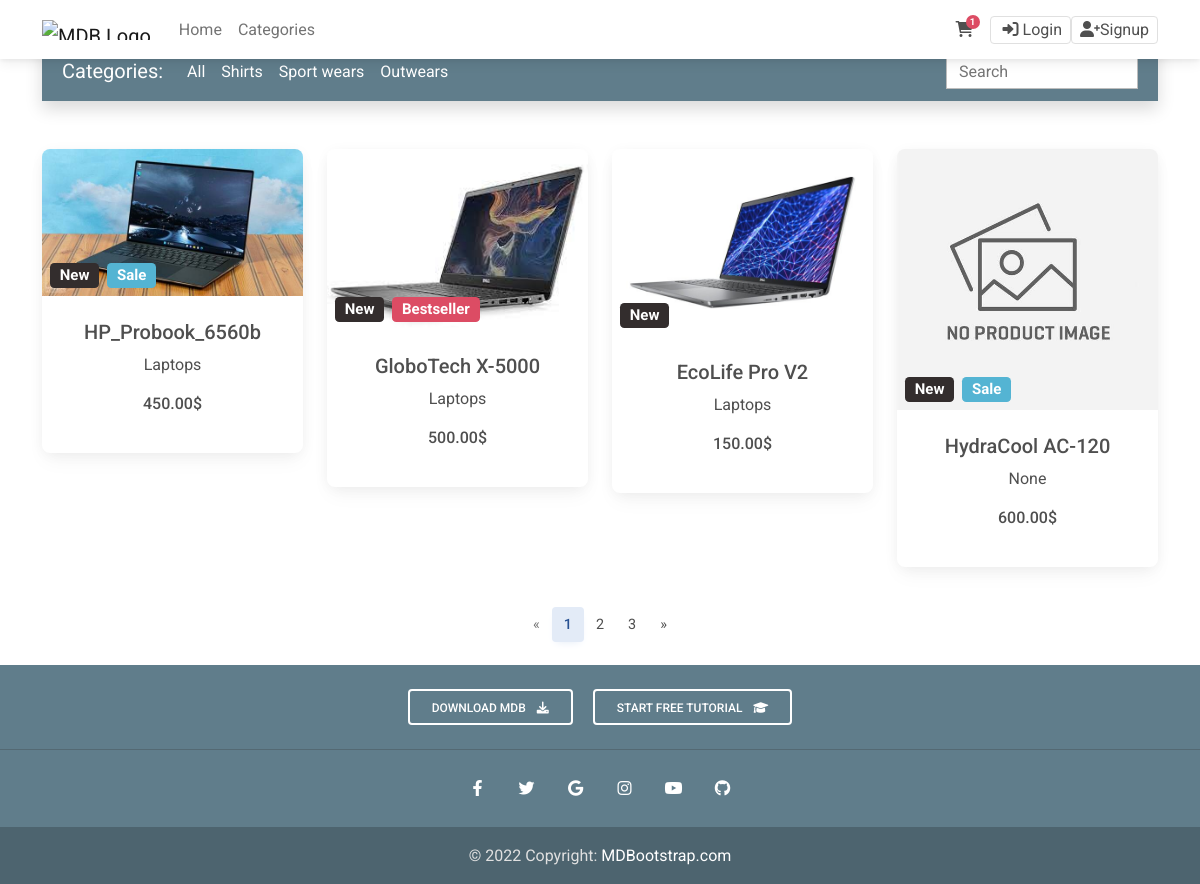
The page / on the database its author committed.
### product/models.py (models this page shows, shortened)
class Product(models.Model):
    prdName = models.CharField(max_length=100, verbose_name=trans("Product Name"))     # trans for translation
    prdCategory = models.ForeignKey('Category', on_delete=models.CASCADE, blank=True, null=True)    # 'category' to reference the model even if it is defined later
    prdBrand = models.ForeignKey('settings.Brand', on_delete=models.CASCADE, blank=True, null=True)
    prdDesc = models.TextField(verbose_name=trans("Product Description"))
    prdImage = models.ImageField(upload_to="product/", blank=True, null=True)
    prdPrice = models.DecimalField(max_digits=5, decimal_places=2, verbose_name=trans("Price"))  # How much it will buy
    prdPriceDiscount = models.DecimalField(max_digits=5, decimal_places=2, verbose_name=trans("Price Discount"))  # How much it will sale
    prdCost = models.DecimalField(max_digits=5, decimal_places=2, verbose_name=trans("Cost"))   # How much i purchase it
    prdCreated = models.DateTimeField(verbose_name=trans("Created At"))
    prdSlug = models.SlugField(blank=True, null=True)
    prdIsNew = models.BooleanField(default=True, verbose_name=trans("Product is New"))
    prdIsBestseller = models.BooleanField(default=False, verbose_name=trans("Product is Best Seller"))
    def get_absolute_url(self):
        return reverse('product_detail', kwargs={'slug': self.prdSlug})
    class Meta:
        verbose_name = trans("Product")
        verbose_name_plural = trans("Products")

class Category(models.Model):
    catName = models.CharField(max_length=80, verbose_name=trans("Category Name"))
    catParent = models.ForeignKey('self', on_delete=models.CASCADE,
                                  limit_choices_to={'catParent__isnull' : True},
                                  verbose_name=trans("Main Category"),
                                  blank=True, null=True)
    catDesc = models.TextField(verbose_name=trans("Description"))
    catImg = models.ImageField(upload_to='category/', verbose_name=trans("Image"))
    def __str__(self):
        return self.catName
    class Meta:
        verbose_name = trans("Category")
        verbose_name_plural = trans("Categories")

### product/views.py (the view)
# urls.py: path("", views.product_list, name="home"),
def product_list(request):
    product_list = Product.objects.all()
    paginator = Paginator(product_list, 4)
    page_number = request.GET.get("page")   # url/?page=page_number
    product_list_paginator = paginator.get_page(page_number)
    context = {'product_list': product_list_paginator}
    return render(request, 'Product/Ecommerce_Homepage.html', context)

### product/templates/Product/Ecommerce_Homepage.html (shortened to what this page needs)
{% extends 'base.html' %}
{% block body %}
<div id="carouselExampleCaptions" class="carousel slide carousel-fade"
    data-mdb-ride="carousel">
    <div class="carousel-indicators">
    </div>
    <div class="carousel-inner">
        <div class="carousel-item active">
        </div>
    </div>
    <button class="carousel-control-prev" type="button"
        data-mdb-target="#carouselExampleCaptions" data-mdb-slide="prev">
    </button>
    <button class="carousel-control-next" type="button"
        data-mdb-target="#carouselExampleCaptions" data-mdb-slide="next">
    </button>
</div>
<main>
    <div class="container">
        <nav
            class="navbar navbar-expand-lg navbar-dark mt-3 mb-5 shadow p-2"
            style="background-color: #607D8B">
            <div class="container-fluid">
                <a class="navbar-brand" href="#">Categories:</a>
                <div class="collapse navbar-collapse"
                    id="navbarSupportedContent2">
                    <ul class="navbar-nav me-auto mb-2 mb-lg-0">
                        <li class="nav-item acitve">
                            <a class="nav-link text-white" href="#">All</a>
                        </li>
                        <li class="nav-item">
                            <a class="nav-link text-white" href="#">Shirts</a>
                        </li>
                        <li class="nav-item">
                            <a class="nav-link text-white" href="#">Sport
                                wears</a>
                        </li>
                        <li class="nav-item">
                            <a class="nav-link text-white" href="#">Outwears</a>
                        </li>
                    </ul>
                    <form class="w-auto py-1" style="max-width: 12rem">
                        <input type="search"
                            class="form-control rounded-0"
                            placeholder="Search" aria-label="Search">
                    </form>
                </div>
            </div>
        </nav>
        <section>
            <div class="text-center">
                <div class="row">
                    {% for product in product_list %}
                    <div class="col-lg-3 col-md-6 mb-4">
                        <div class="card">
                            <div
                                class="bg-image hover-zoom ripple ripple-surface ripple-surface-light"
                                data-mdb-ripple-color="light">
                                {% if product.prdImage %}
                                <img src="{{product.prdImage.url}}"
                                    class="w-100" />
                                {% else %}
                                <img src="{% static 'img/default_img.jpeg' %}"
                                    class="w-100" />
                                {% endif %}
                                <a href="{{product.get_absolute_url}}">
                                    <div class="mask">
                                        <div class="d-flex justify-content-start align-items-end h-100">
                                            {% if product.prdIsNew %}<h5><span class="badge bg-dark ms-2">New</span></h5>{% endif %}
                                            {% if product.prdPriceDiscount %}<h5><span class="badge bg-info ms-2">Sale</span></h5>{% endif %}
                                            {% if product.prdIsBestseller %}<h5><span class="badge bg-danger ms-2">Bestseller</span></h5>{% endif %}
                                        </div>
                                    </div>
                                </a>
                            </div>
                            <div class="card-body">
                                <a href="{% url 'product_detail' product.prdSlug %}"
                                    class="text-reset">
                                    <h5 class="card-title mb-2">{{product.prdName}}</h5>
                                </a>
                                <a href class="text-reset "> <p>{{product.prdCategory}}</p>
                                </a>
                                <h6 class="mb-3 price">{{product.prdPrice}}$</h6>
                            </div>
                        </div>
                    </div>
                    {% endfor %}
                </div>
            </div>
        </section>
        {% if product_list.has_other_pages %}
        <nav aria-label="Page navigation example"
            class="d-flex justify-content-center mt-3">
            <ul class="pagination">
                {% if product_list.has_previous %}
                <li class="page-item">
                    <a class="page-link"
                        href="?page={{product_list.previous_page_number}}"
                        aria-label="Previous">
                        <span aria-hidden="true">&laquo;</span>
                    </a>
                </li>
                {% else %}
                <li class="page-item disabled">
                    <a class="page-link" href="#" aria-label="Previous">
                        <span aria-hidden="true">&laquo;</span>
                    </a>
                </li>
                {% endif %}
                {% for page in product_list.paginator.page_range %}
                    {% if page == product_list.number %}
                        <li class="page-item active"><a class="page-link" href="?page={{page}}">{{page}}</a></li>
                    {% else %}
                        <li class="page-item"><a class="page-link" href="?page={{page}}">{{page}}</a></li>
                    {% endif %}
                {% endfor %}
                {% if product_list.has_next %}
                <li class="page-item">
                    <a class="page-link"
                        href="?page={{product_list.next_page_number}}"
                        aria-label="Next">
                        <span aria-hidden="true">&raquo;</span>
                    </a>
                </li>
                {% else %}
                <li class="page-item disabled">
                    <a class="page-link" href="#" aria-label="Next">
                        <span aria-hidden="true">&raquo;</span>
                    </a>
                </li>
                {% endif %}
            </ul>
        </nav>
        {% endif %}
    </div>
</main>
{% endblock body %}

### templates/base.html (shortened to what this page needs)
{% load static %}
<!DOCTYPE html>
<html lang="en">
    <head>
        <link
            rel="stylesheet"
            href="https://cdnjs.cloudflare.com/ajax/libs/font-awesome/6.0.0/css/all.min.css" />
        <link rel="stylesheet" href="{% static 'css/mdb.min.css' %}" />
        <link rel="stylesheet" href="{% static 'css/style.css' %}" />
    </head>
    <body>
        <nav class="navbar fixed-top navbar-expand-lg navbar-light bg-white">
            <div class="container">
                <div class="collapse navbar-collapse"
                    id="navbarSupportedContent1">
                    <a class="navbar-brand mt-2 mt-sm-0"
                        href="https://mdbootstrap.com/">
                        <img
                            src="https://mdbcdn.b-cdn.net/img/logo/mdb-transaprent-noshadows.webp"
                            height="20"
                            alt="MDB Logo"
                            loading="lazy" />
                    </a>
                    <ul class="navbar-nav me-auto mb-2 mb-lg-0">
                        <li class="nav-item active">
                            <a class="nav-link " href="{% url 'home' %}">Home</a>
                        </li>
                        <li class="nav-item">
                            <a class="nav-link"
                                href="https://mdbootstrap.com/docs/standard/">Categories</a>
                        </li>
                    </ul>
                </div>
                <div class="d-flex align-items-center">
                    <a class="nav-link me-3" href="#">
                        <i class="fas fa-shopping-cart"></i>
                        <span
                            class="badge rounded-pill badge-notification bg-danger">1</span>
                    </a>
                    <a
                        href="https://github.com/mdbootstrap/bootstrap-material-design"
                        class="border rounded px-2 nav-link"
                        target="_blank"><i class="fa-solid fa-right-to-bracket mx-1"></i>Login
                    </a>
                    <a
                        href="https://github.com/mdbootstrap/bootstrap-material-design"
                        class="border rounded px-2 nav-link"
                        target="_blank"><i class="fa-solid fa-user-plus mx-1scirp"></i>Signup
                    </a>
                </div>
            </div>
        </nav>
        {% block body %}
        {% endblock body %}
        <footer class="footer_tag text-center text-white mt-4" style="background-color: #607D8B">
            <div class="pt-4 pb-2">
                <a class="btn btn-outline-white footer-cta mx-2"
                    href="https://mdbootstrap.com/docs/jquery/getting-started/download/"
                    target="_blank" role="button">Download MDB
                    <i class="fas fa-download ms-2"></i>
                </a>
                <a class="btn btn-outline-white footer-cta mx-2"
                    href="https://mdbootstrap.com/education/bootstrap/"
                    target="_blank" role="button">Start free tutorial
                    <i class="fas fa-graduation-cap ms-2"></i>
                </a>
            </div>
            <hr class="text-dark">
            <div class="container">
                <section class="mb-3">
                    <a
                        class="btn-link btn-floating btn-lg text-white"
                        href="#!"
                        role="button"
                        data-mdb-ripple-color="dark"><i
                            class="fab fa-facebook-f"></i></a>
                    <a
                        class="btn-link btn-floating btn-lg text-white"
                        href="#!"
                        role="button"
                        data-mdb-ripple-color="dark"><i class="fab fa-twitter"></i></a>
                    <a
                        class="btn-link btn-floating btn-lg text-white"
                        href="#!"
                        role="button"
                        data-mdb-ripple-color="dark"><i class="fab fa-google"></i></a>
                    <a
                        class="btn-link btn-floating btn-lg text-white"
                        href="#!"
                        role="button"
                        data-mdb-ripple-color="dark"><i class="fab fa-instagram"></i></a>
                    <a
                        class="btn-link btn-floating btn-lg text-white"
                        href="#!"
                        role="button"
                        data-mdb-ripple-color="dark"><i class="fab fa-youtube"></i></a>
                    <a
                        class="btn-link btn-floating btn-lg text-white"
                        href="#!"
                        role="button"
                        data-mdb-ripple-color="dark"><i class="fab fa-github"></i></a>
                </section>
            </div>
            <div class="text-center p-3" style="background-color: rgba(0, 0, 0, 0.2); color: #E0E0E0">
                © 2022 Copyright:
                <a class="text-white" href="https://mdbootstrap.com/">MDBootstrap.com</a>
            </div>
        </footer>
    </body>
</html>

### static/css/style.css (style rules this page uses)
body { position: relative; min-height: 368px; }
.footer_tag { position: absolute; right: 0; left: 0; bottom: -226px; }

### rows shown on the page
Product: prdImage (picture), prdIsNew "New", prdPriceDiscount "Sale", prdName "HP_Probook_6560b", prdCategory "Laptops", prdPrice "450.00"
Product: prdImage (picture), prdIsNew "New", prdIsBestseller "Bestseller", prdName "GloboTech X-5000", prdCategory "Laptops", prdPrice "500.00"
Product: prdImage (picture), prdIsNew "New", prdName "EcoLife Pro V2", prdCategory "Laptops", prdPrice "150.00"
Product: prdIsNew "New", prdPriceDiscount "Sale", prdName "HydraCool AC-120", prdCategory "None", prdPrice "600.00"

### other values the page prints
{{ page }} "1"
{{ page }} "2" "3"
